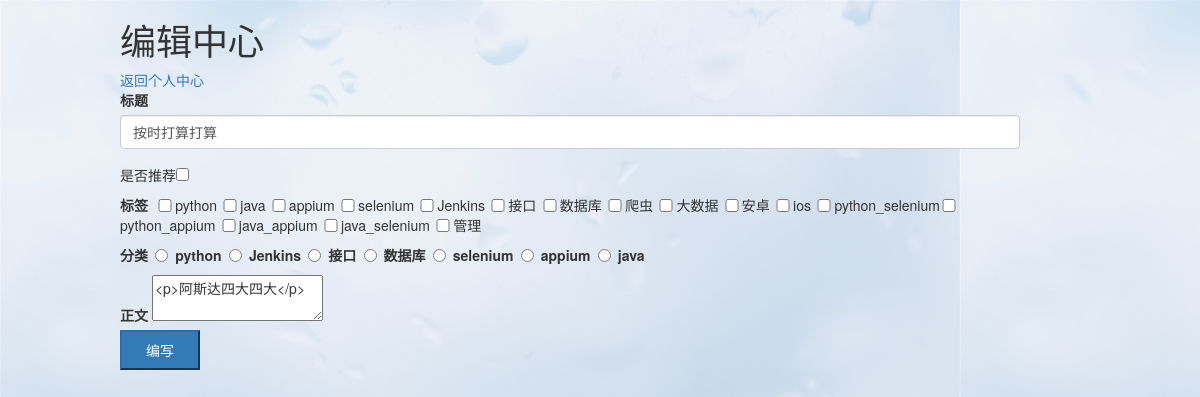
Screenshot of /edit/1 (signed in) with the database file from the repository.
### app/models.py (models this page shows, shortened)
class Post(db.Model):
    __tablename__='posts'
    id=db.Column(db.Integer(),primary_key=True,autoincrement=True)
    title=db.Column(db.String(255),unique=False)
    text=db.Column(db.Text())
    publish_date=db.Column(db.DateTime(),default=datetime.datetime.now())
    user_id=db.Column(db.Integer(),db.ForeignKey('users.id'))
    is_recomment=db.Column(db.Boolean(),default=False)
    comments = db.relationship(
        'Comment',
        backref='posts',
        lazy='dynamic')
    tag = db.relationship(
        'Tag',
        secondary=posts_tags,
        backref=db.backref('posts', lazy='dynamic')
    )
    classname=db.relationship('Classifa',
    	secondary=post_class,
    	backref=db.backref('posts'))

class Tag(db.Model):
    __tablename__ = 'tags'
    id = db.Column(db.Integer(), primary_key=True)
    name=db.Column(db.String(255))

class Classifa(db.Model):
    __tablename__='fenlei'
    id=db.Column(db.Integer(),primary_key=True)
    name=db.Column(db.String(64))

### app/views.py (the view, shortened to what this page needs)
@app.route('/edit/<string:post_id>',methods=['GET',"POST"])
def edit(post_id):
    if not  session.get('username'):
        return  redirect(url_for('login'))
    post=Post.query.filter_by(id=post_id).first()
    form=PostForm()
    tags = db.session.query(Tag).all()
    fenleis = db.session.query(Classifa).all()
    post_user=User.query.filter_by(id=post.user_id).first().username
    if session['username']!=post_user:
        return  redirect(url_for('center_person'))
    form=PostForm()
    form.title.data=post.title
    form.text.data=post.text
    return render_template('edit.html',form=form,tags=tags,fenleis=fenleis)

### app/form_app.py
class PostForm(Form):
	title = StringField(u'标题',validators=[validators.DataRequired(),validators.length(min=1,max=255,message=u'请输入评论内容')],render_kw={'placeholder':u'请输入标题'})
	text = TextAreaField(u'正文',validators= [validators.DataRequired()])

### app/templates/edit.html (shortened to what this page needs)
<!DOCTYPE html>
<html lang="en">
<head>
    <link rel="stylesheet" href="http://cdn.static.runoob.com/libs/bootstrap/3.3.7/css/bootstrap.min.css">
</head>
<body background="../static/img/178.jpg" >
<div class="col-md-9" style="margin-left:10%">
<div class="row">
  <h1 >编辑中心</h1><span><a href="{{url_for('center_person')}}">返回个人中心</a></span>
  <form method="POST" action="">
    <div class="form-group">
      {{ form.title.label }}
      {{ form.title(class_='form-control') }}
    </div>
  <p>是否推荐<input type="checkbox" name="checkbox"></p>
    <span class="checkbox inline"><strong>标签</strong>&nbsp;&nbsp;&nbsp;&nbsp;&nbsp;&nbsp;
         {% for tag in tags %}
             <input type="checkbox" name="tag" style="width: 20px" value="{{ tag.name }}"> {{ tag.name }}&nbsp;&nbsp;&nbsp;&nbsp;&nbsp;
        {% endfor %}
    </span>
  <label class="radio"><strong>分类</strong>&nbsp;&nbsp;&nbsp;&nbsp;&nbsp;&nbsp;
      {% for fenlei in fenleis %}
  <input type="radio" name="optionsRadios" id="optionsRadios1" value="{{ fenlei.name }}" >{{ fenlei.name }}&nbsp;&nbsp;&nbsp;&nbsp;&nbsp;&nbsp;
      {% endfor %}
</label>
    <div class="form-gruop">
      {{ form.text.label }}
      {{ form.text(id="editor") }}
    </div>
      <button class="btn-primary" type="submit" style="width: 80px;height: 40px" >编写</button>
  </form>
</div>
</div>
</body>
</html>

### rows the page displays
Post: title "按时打算打算", text "<p>阿斯达四大四大</p>"
Tag: name "python"
Tag: name "java"
Tag: name "appium"
Tag: name "selenium"
Tag: name "Jenkins"
Tag: name "接口"
Tag: name "数据库"
Tag: name "爬虫"
Tag: name "大数据"
Tag: name "安卓"
Tag: name "ios"
Tag: name "python_selenium"
Tag: name "python_appium"
Tag: name "java_appium"
Tag: name "java_selenium"
Tag: name "管理"
Classifa: name "python"
Classifa: name "Jenkins"
Classifa: name "接口"
Classifa: name "数据库"
Classifa: name "selenium"
Classifa: name "appium"
Classifa: name "java"
